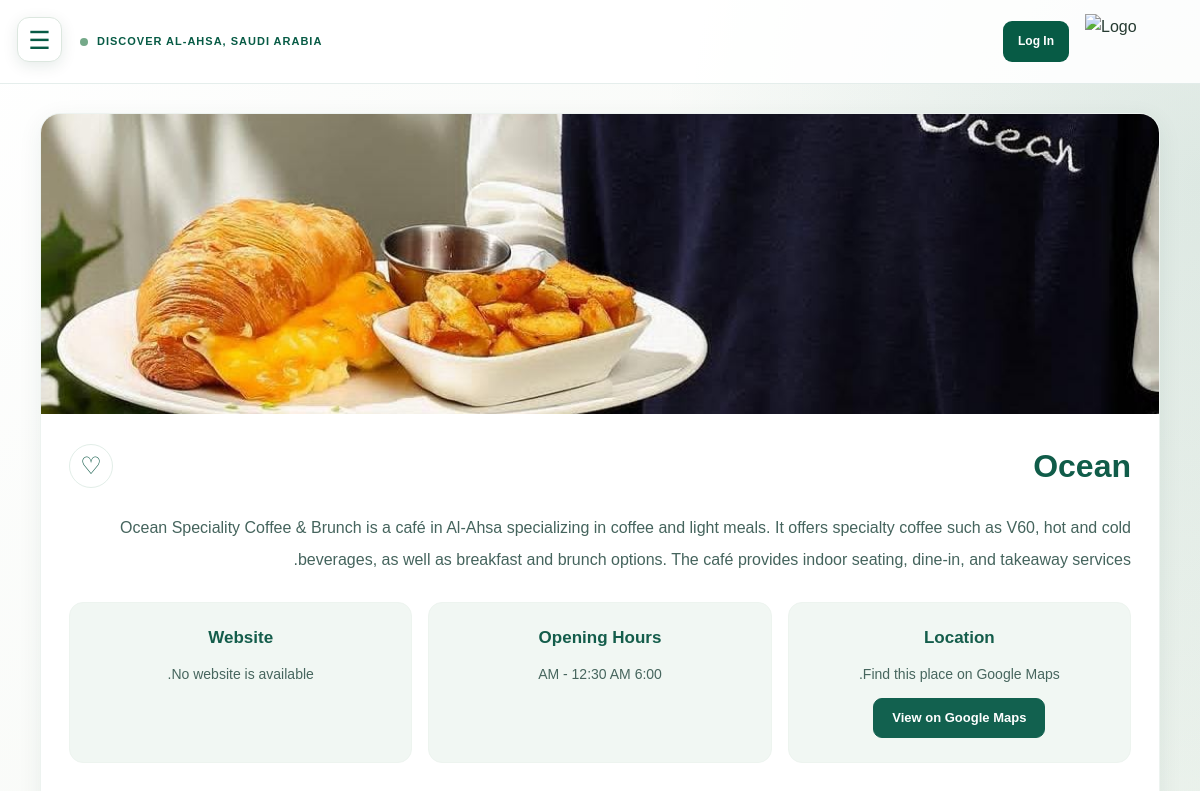
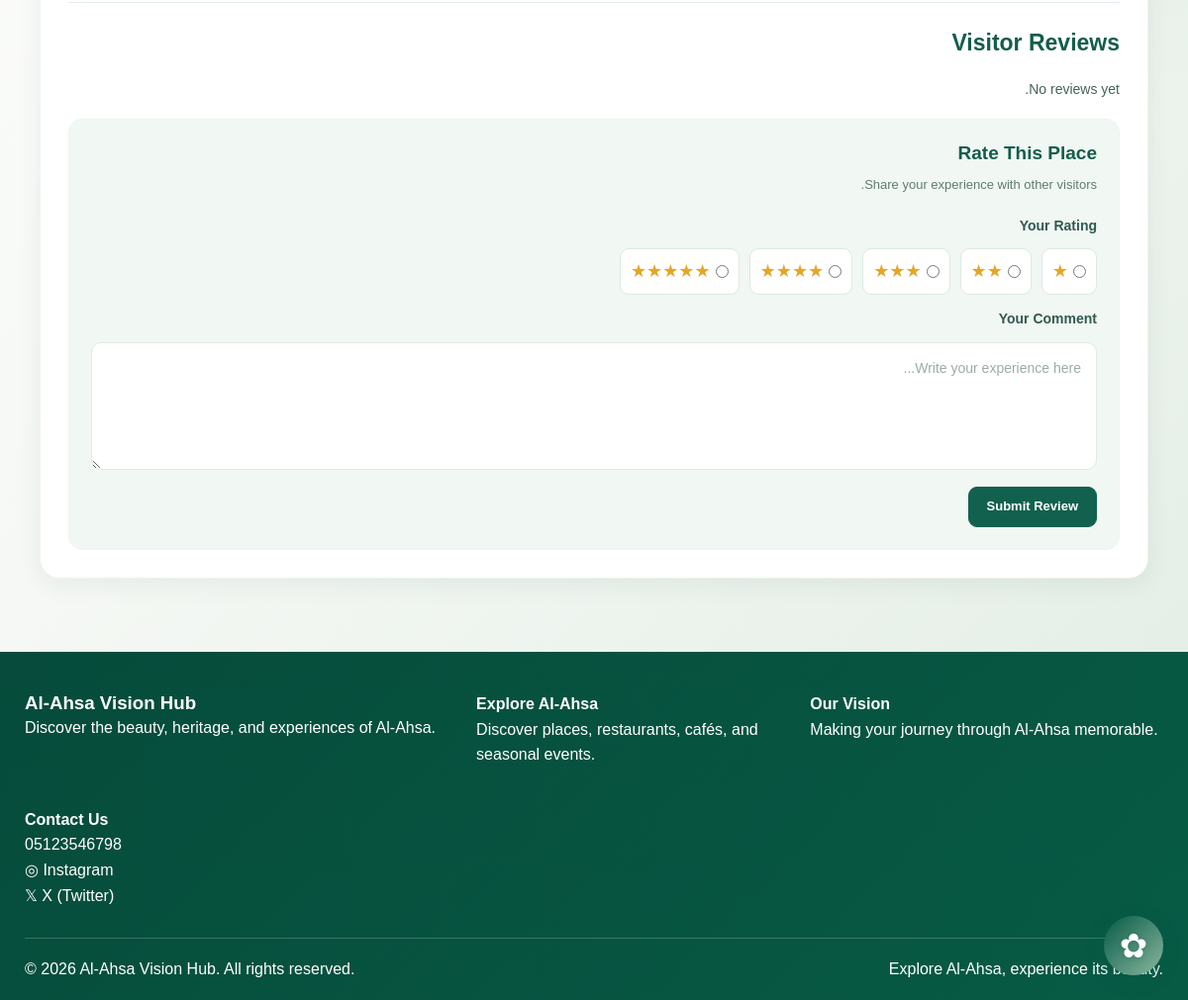
/place-details.php?id=7, run on the app's committed database (2 pictures, top to bottom).
### tables this page shows
CREATE TABLE `places` (
  `Place_ID` int(11) NOT NULL,
  `Name` varchar(250) NOT NULL,
  `Place_Type` varchar(30) NOT NULL,
  `Description` text DEFAULT NULL,
  `Location` varchar(250) DEFAULT NULL,
  `Image` varchar(250) DEFAULT NULL,
  `Opening_Hours` varchar(250) DEFAULT NULL,
  `Website` varchar(250) DEFAULT NULL,
  `Business_Owner_ID` int(11) DEFAULT NULL,
  `Business_Size` varchar(20) DEFAULT NULL,
  `Is_Published` tinyint(1) NOT NULL DEFAULT 0,
  `Short_Description` text DEFAULT NULL
);

### place-details.php (the view, shortened to what this page needs)
<?php
include 'db.php';
function e($value) {
    return htmlspecialchars((string)($value ?? ''), ENT_QUOTES, 'UTF-8');
}
function getPlaceValue($row, $names, $default = '') {
    foreach ($names as $name) {
        foreach ($row as $key => $value) {
            if (strcasecmp($key, $name) === 0) {
                return $value ?? $default;
            }
        }
    }
    return $default;
}
$placeId = filter_input(INPUT_GET, 'id', FILTER_VALIDATE_INT);
$place = null;
$reviews = [];
$averageRating = null;
$errorMessage = '';
$isFavorite = false;
if (!$placeId || $placeId < 1) {
    $errorMessage = 'Please select a valid place.';
} else {
    $stmt = $conn->prepare(
        "SELECT * FROM Places
         WHERE Place_ID = ? AND Is_Published = 1"
    );
    if ($stmt) {
        $stmt->bind_param("i", $placeId);
        $stmt->execute();
        $result = $stmt->get_result();
        $place = $result->fetch_assoc();
    }
}
$name = $place
    ? getPlaceValue($place, ['Name', 'Place_Name'], 'Place')
    : '';
$description = $place
    ? getPlaceValue(
        $place,
        ['Description', 'Full_Description'],
        getPlaceValue($place, ['Short_Description'])
    )
    : '';
$image = $place
    ? trim((string)getPlaceValue($place, ['Image', 'Image_Path']))
    : '';
$location = $place
    ? trim((string)getPlaceValue(
        $place,
        ['Location', 'Google_Maps_Link', 'Google_Maps_URL']
    ))
    : '';
$openingHours = $place
    ? getPlaceValue($place, ['Opening_Hours'])
    : '';
$website = $place
    ? trim((string)getPlaceValue($place, ['Website', 'Website_URL']))
    : '';
?>
<!DOCTYPE html>
<html lang="en" dir="ltr">
<head>
    <link rel="stylesheet" href="css/style.css">
</head>
<body>
    <button class="menu-button"
            onclick="toggleMenu()"
            aria-label="Open menu">
        ☰
    </button>
    <main class="home-main">
        <header class="home-topbar">
            <div class="home-location">
                <span class="location-dot"></span>
                DISCOVER AL-AHSA, SAUDI ARABIA
            </div>
            <div class="home-account-links">
                <a href="role-selection.html"
                   class="home-signup"
                   id="account-button">
                    Log In
                </a>
                <a href="index.html" class="home-small-logo">
                    <img src="images/logo.png" alt="Logo">
                </a>
            </div>
        </header>
        <section class="home-section details-section">
            <?php if ($errorMessage !== ''): ?>
                <div class="details-container details-message">
                    <h2><?= e($errorMessage) ?></h2>
                    <a href="places.php" class="details-link">
                        Browse Tourist Places
                    </a>
                </div>
            <?php else: ?>
                <article class="details-container">
                    <?php if ($image !== ''): ?>
                        <img
                            src="<?= e($image) ?>"
                            alt="<?= e($name) ?>"
                            class="details-image">
                    <?php endif; ?>
                    <div class="details-content">
                        <div class="details-title-row">
                            <h1 class="details-title">
                                <?= e($name) ?>
                            </h1>
                            <form method="post" class="favorite-form">
                                <button
                                    type="submit"
                                    class="favorite-button <?= $isFavorite ? 'is-favorite' : '' ?>"
                                    aria-label="<?= $isFavorite ? 'Remove from favorites' : 'Add to favorites' ?>"
                                    title="<?= $isFavorite ? 'Remove from favorites' : 'Add to favorites' ?>">
                                    <?= $isFavorite ? '♥' : '♡' ?>
                                </button>
                            </form>
                        </div>
                        <div class="details-description">
                            <?= nl2br(e($description)) ?>
                        </div>
                        <div class="details-info">
                            <section class="details-info-card">
                                <h3>Location</h3>
                                <?php if ($location !== ''): ?>
                                    <p>Find this place on Google Maps.</p>
                                    <a
                                        href="<?= e($location) ?>"
                                        target="_blank"
                                        rel="noopener noreferrer"
                                        class="details-link">
                                        View on Google Maps
                                    </a>
                                <?php else: ?>
                                    <p>Location information is not available.</p>
                                <?php endif; ?>
                            </section>
                            <section class="details-info-card">
                                <h3>Opening Hours</h3>
                                <p>
                                    <?= $openingHours !== ''
                                        ? nl2br(e($openingHours))
                                        : 'Opening hours are not available.' ?>
                                </p>
                            </section>
                            <section class="details-info-card">
                                <h3>Website</h3>
                                <?php if ($website !== ''): ?>
                                    <a
                                        href="<?= e($website) ?>"
                                        target="_blank"
                                        rel="noopener noreferrer"
                                        class="details-link">
                                        Visit Website
                                    </a>
                                <?php else: ?>
                                    <p>No website is available.</p>
                                <?php endif; ?>
                            </section>
                        </div>
                        <section class="details-reviews">
                            <h2>Visitor Reviews</h2>
                            <?php if ($averageRating !== null): ?>
                                <div class="details-rating-summary">
                                    <span class="details-stars">★</span>
                                    <strong>
                                        <?= number_format($averageRating, 1) ?>/5
                                    </strong>
                                    <span>
                                        (<?= count($reviews) ?> reviews)
                                    </span>
                                </div>
                            <?php else: ?>
                                <p class="details-rating-summary">
                                    No reviews yet.
                                </p>
                            <?php endif; ?>
                            <div class="review-form-container">
                                <h3>Rate This Place</h3>
                                <p>Share your experience with other visitors.</p>
                                <form method="post" class="review-form">
                                    <fieldset class="rating-fieldset">
                                        <legend>Your Rating</legend>
                                        <div class="rating-options">
                                            <label>
                                                <input type="radio"
                                                       name="rating"
                                                       value="1"
                                                       required>
                                                <span>★</span>
                                            </label>
                                            <label>
                                                <input type="radio"
                                                       name="rating"
                                                       value="2">
                                                <span>★★</span>
                                            </label>
                                            <label>
                                                <input type="radio"
                                                       name="rating"
                                                       value="3">
                                                <span>★★★</span>
                                            </label>
                                            <label>
                                                <input type="radio"
                                                       name="rating"
                                                       value="4">
                                                <span>★★★★</span>
                                            </label>
                                            <label>
                                                <input type="radio"
                                                       name="rating"
                                                       value="5">
                                                <span>★★★★★</span>
                                            </label>
                                        </div>
                                    </fieldset>
                                    <label for="review-comment">
                                        Your Comment
                                    </label>
                                    <textarea
                                        id="review-comment"
                                        name="comment"
                                        rows="4"
                                        maxlength="1000"
                                        placeholder="Write your experience here..."
                                        required></textarea>
                                    <button type="submit"
                                            class="details-link review-submit">
                                        Submit Review
                                    </button>
                                </form>
                            </div>
                        </section>
                    </div>
                </article>
            <?php endif; ?>
        </section>
    </main>
    <button class="chat-button"
            onclick="openAI()"
            aria-label="Open AI Assistant"
            title="AI Assistant">
    </button>
    <footer class="site-footer">
        <div class="site-footer-main">
            <div class="site-footer-brand">
                <h3>Al-Ahsa Vision Hub</h3>
                <p>
                    Discover the beauty, heritage, and experiences of Al-Ahsa.
                </p>
            </div>
            <div class="site-footer-links">
                <h4>Explore Al-Ahsa</h4>
                <p>
                    Discover places, restaurants, cafés, and seasonal events.
                </p>
            </div>
            <div class="site-footer-contact">
                <h4>Our Vision</h4>
                <p>Making your journey through Al-Ahsa memorable.</p>
            </div>
            <div class="site-footer-contact">
                <h4>Contact Us</h4>
                <p>05123546798</p>
                <p>
                    <a href="https://www.instagram.com/"
                       target="_blank"
                       rel="noopener noreferrer">
                        ◎ Instagram
                    </a>
                </p>
                <p>
                    <a href="https://x.com/"
                       target="_blank"
                       rel="noopener noreferrer">
                        𝕏 X (Twitter)
                    </a>
                </p>
            </div>
        </div>
        <div class="site-footer-bottom">
            <p>© 2026 Al-Ahsa Vision Hub. All rights reserved.</p>
            <p>Explore Al-Ahsa, experience its beauty.</p>
        </div>
    </footer>
</body>
</html>

### data on the page
places: Image (picture), description "Ocean Speciality Coffee & Brunch is a café in Al-Ahsa specializing in coffee and light meals. It offers specialty coffee such as V60, hot and cold beverages, as well as breakfast and brunch options. The café provides indoor seating, dine-in, and takeaway services.", Opening_Hours "6:00 AM - 12:30 AM"

### other printed values
$name "Ocean"
